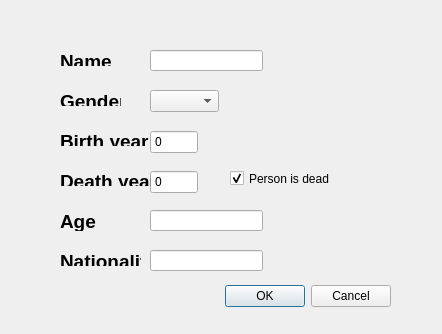
<?xml version="1.0" encoding="UTF-8"?>
<ui version="4.0">
 <class>SearchPersonDialog</class>
 <widget class="QDialog" name="SearchPersonDialog">
  <property name="geometry">
   <rect>
    <x>0</x>
    <y>0</y>
    <width>442</width>
    <height>334</height>
   </rect>
  </property>
  <property name="minimumSize">
   <size>
    <width>442</width>
    <height>334</height>
   </size>
  </property>
  <property name="maximumSize">
   <size>
    <width>442</width>
    <height>334</height>
   </size>
  </property>
  <property name="windowTitle">
   <string>Dialog</string>
  </property>
  <widget class="QDialogButtonBox" name="buttonBox">
   <property name="geometry">
    <rect>
     <x>50</x>
     <y>280</y>
     <width>341</width>
     <height>32</height>
    </rect>
   </property>
   <property name="orientation">
    <enum>Qt::Horizontal</enum>
   </property>
   <property name="standardButtons">
    <set>QDialogButtonBox::Cancel|QDialogButtonBox::Ok</set>
   </property>
  </widget>
  <widget class="QLabel" name="Name">
   <property name="geometry">
    <rect>
     <x>60</x>
     <y>50</y>
     <width>61</width>
     <height>16</height>
    </rect>
   </property>
   <property name="text">
    <string>&lt;html&gt;&lt;head/&gt;&lt;body&gt;&lt;p&gt;&lt;span style=&quot; font-size:14pt; font-weight:600;&quot;&gt;Name&lt;/span&gt;&lt;/p&gt;&lt;/body&gt;&lt;/html&gt;</string>
   </property>
  </widget>
  <widget class="QLineEdit" name="lineEdit">
   <property name="geometry">
    <rect>
     <x>150</x>
     <y>50</y>
     <width>113</width>
     <height>21</height>
    </rect>
   </property>
  </widget>
  <widget class="QLineEdit" name="lineEdit_6">
   <property name="geometry">
    <rect>
     <x>150</x>
     <y>250</y>
     <width>113</width>
     <height>21</height>
    </rect>
   </property>
  </widget>
  <widget class="QSpinBox" name="spinBox_2">
   <property name="geometry">
    <rect>
     <x>150</x>
     <y>170</y>
     <width>48</width>
     <height>24</height>
    </rect>
   </property>
   <property name="buttonSymbols">
    <enum>QAbstractSpinBox::NoButtons</enum>
   </property>
  </widget>
  <widget class="QSpinBox" name="spinBox_4">
   <property name="geometry">
    <rect>
     <x>150</x>
     <y>130</y>
     <width>48</width>
     <height>24</height>
    </rect>
   </property>
   <property name="buttonSymbols">
    <enum>QAbstractSpinBox::NoButtons</enum>
   </property>
  </widget>
  <widget class="QCheckBox" name="entryCheckDY">
   <property name="geometry">
    <rect>
     <x>230</x>
     <y>170</y>
     <width>121</width>
     <height>17</height>
    </rect>
   </property>
   <property name="text">
    <string>Person is dead</string>
   </property>
   <property name="checked">
    <bool>true</bool>
   </property>
  </widget>
  <widget class="QLineEdit" name="lineEdit_7">
   <property name="geometry">
    <rect>
     <x>150</x>
     <y>210</y>
     <width>113</width>
     <height>21</height>
    </rect>
   </property>
  </widget>
  <widget class="QComboBox" name="entryGender">
   <property name="geometry">
    <rect>
     <x>150</x>
     <y>90</y>
     <width>69</width>
     <height>22</height>
    </rect>
   </property>
  </widget>
  <widget class="QLabel" name="Name_2">
   <property name="geometry">
    <rect>
     <x>60</x>
     <y>90</y>
     <width>61</width>
     <height>16</height>
    </rect>
   </property>
   <property name="text">
    <string>&lt;html&gt;&lt;head/&gt;&lt;body&gt;&lt;p&gt;&lt;span style=&quot; font-size:14pt; font-weight:600;&quot;&gt;Gender&lt;/span&gt;&lt;/p&gt;&lt;/body&gt;&lt;/html&gt;</string>
   </property>
  </widget>
  <widget class="QLabel" name="Name_3">
   <property name="geometry">
    <rect>
     <x>60</x>
     <y>130</y>
     <width>91</width>
     <height>16</height>
    </rect>
   </property>
   <property name="text">
    <string>&lt;html&gt;&lt;head/&gt;&lt;body&gt;&lt;p&gt;&lt;span style=&quot; font-size:14pt; font-weight:600;&quot;&gt;Birth year&lt;/span&gt;&lt;/p&gt;&lt;/body&gt;&lt;/html&gt;</string>
   </property>
  </widget>
  <widget class="QLabel" name="Name_4">
   <property name="geometry">
    <rect>
     <x>60</x>
     <y>170</y>
     <width>91</width>
     <height>16</height>
    </rect>
   </property>
   <property name="text">
    <string>&lt;html&gt;&lt;head/&gt;&lt;body&gt;&lt;p&gt;&lt;span style=&quot; font-size:14pt; font-weight:600;&quot;&gt;Death year&lt;/span&gt;&lt;/p&gt;&lt;/body&gt;&lt;/html&gt;</string>
   </property>
  </widget>
  <widget class="QLabel" name="Name_5">
   <property name="geometry">
    <rect>
     <x>60</x>
     <y>210</y>
     <width>61</width>
     <height>21</height>
    </rect>
   </property>
   <property name="text">
    <string>&lt;html&gt;&lt;head/&gt;&lt;body&gt;&lt;p&gt;&lt;span style=&quot; font-size:14pt; font-weight:600;&quot;&gt;Age&lt;/span&gt;&lt;/p&gt;&lt;/body&gt;&lt;/html&gt;</string>
   </property>
  </widget>
  <widget class="QLabel" name="Name_6">
   <property name="geometry">
    <rect>
     <x>60</x>
     <y>250</y>
     <width>81</width>
     <height>16</height>
    </rect>
   </property>
   <property name="text">
    <string>&lt;html&gt;&lt;head/&gt;&lt;body&gt;&lt;p&gt;&lt;span style=&quot; font-size:14pt; font-weight:600;&quot;&gt;Nationality&lt;/span&gt;&lt;/p&gt;&lt;/body&gt;&lt;/html&gt;</string>
   </property>
  </widget>
 </widget>
 <resources/>
 <connections>
  <connection>
   <sender>buttonBox</sender>
   <signal>accepted()</signal>
   <receiver>SearchPersonDialog</receiver>
   <slot>accept()</slot>
   <hints>
    <hint type="sourcelabel">
     <x>248</x>
     <y>254</y>
    </hint>
    <hint type="destinationlabel">
     <x>157</x>
     <y>274</y>
    </hint>
   </hints>
  </connection>
  <connection>
   <sender>buttonBox</sender>
   <signal>rejected()</signal>
   <receiver>SearchPersonDialog</receiver>
   <slot>reject()</slot>
   <hints>
    <hint type="sourcelabel">
     <x>316</x>
     <y>260</y>
    </hint>
    <hint type="destinationlabel">
     <x>286</x>
     <y>274</y>
    </hint>
   </hints>
  </connection>
 </connections>
</ui>
